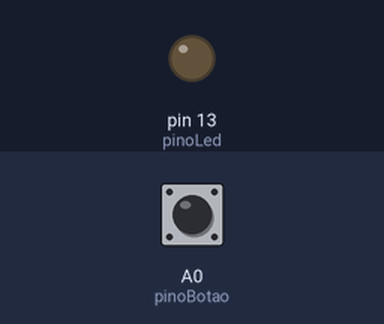
This sketch was run on a simulated Arduino Uno, built with avr-gcc and run on an emulated ATmega328P. Shown: output pins drawn as LEDs (lit = HIGH). Dashed ring = blinking. The inputs (shaded band) are chosen by the test bench; at power-on: A0 (pinoBotao) HIGH.

Above: at 1.2 s.
1.3 s: A0 (pinoBotao) pulled LOW for 3.2 s
At 4.47 s:
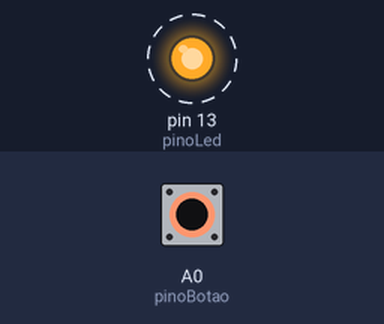
7.3 s: A0 (pinoBotao) pulled LOW for 0.15 s
At 8.1 s:
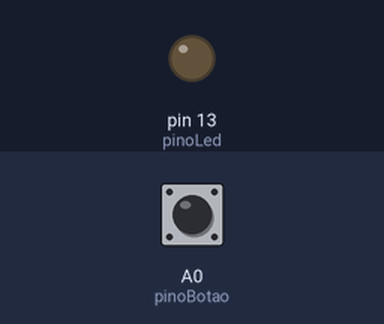
8.9 s: A0 (pinoBotao) pulled LOW for 1 s
At 11.2 s:
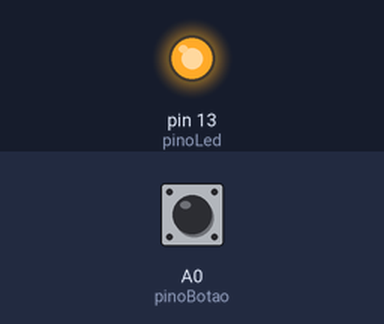
Timing chart, 0 to 16.5 s (numbered marks = the images above; inputs shaded):
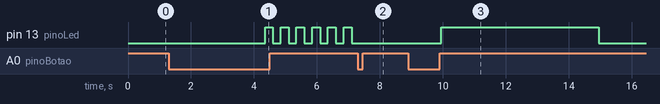

Measured:
- after the input at 1.3 s, pin 13 (pinoLed): alternates HIGH for 0.25 s and LOW for 0.25 s, starting after 3.1 s
- after the input at 7.3 s, pin 13 (pinoLed): stops changing and stays LOW
- after the input at 8.9 s, pin 13 (pinoLed): LOW → HIGH after 1.1 s, → LOW 5.0 s later

The sketch:

mini-projeto-3.ino
```cpp
int pinoBotao = A0;
int pinoLed = 13;

int estadoAtual = 0; // 0 = desligado, 1 = ligado, 2 = piscando

unsigned long tempoPressionado = 0;
unsigned long tempoMudancaEstado = 0;
unsigned long ultimoTempoPisca = 0;
unsigned long ultimoTempoDebounce = 0;

bool estadoBotao = HIGH; //HIGH = solto, LOW = pressionado, só para controlar melhor
bool ultimoEstadoLeitura = HIGH;
bool pressaoLonga = false;

void setup() {
  pinMode(pinoBotao, INPUT_PULLUP);
  pinMode(pinoLed, OUTPUT);
  digitalWrite(pinoLed, LOW);
}

void loop() {
  bool leitura = digitalRead(pinoBotao);

  // debounce
  if (leitura != ultimoEstadoLeitura) {
    ultimoTempoDebounce = millis();
  }
  // 50 ms de debounce, só ler após esse tempo
  if ((millis() - ultimoTempoDebounce) > 50) {
    if (leitura != estadoBotao) {
      estadoBotao = leitura;
      // esse bloco ocorre enquanto o botão estiver sendo apertado
      if (estadoBotao == LOW) {
        tempoPressionado = millis();
        pressaoLonga = false;

        // se estiver piscando, desliga imediatamente ao pressionar
        if (estadoAtual == 2) {
          estadoAtual = 0;
          tempoMudancaEstado = millis();
          digitalWrite(pinoLed, LOW);
          pressaoLonga = true; // evitar ação extra ao soltar
        }

      } else { // botão foi solto
        if (!pressaoLonga) {
          switch (estadoAtual) {
            case 0: // de desligado para ligado
              estadoAtual = 1;
              tempoMudancaEstado = millis();
              digitalWrite(pinoLed, HIGH);
              break;
            case 1: // de ligado para desligado
              estadoAtual = 0;
              tempoMudancaEstado = millis();
              digitalWrite(pinoLed, LOW);
              break;
          }
        }
      }
    }
  }

  // regras de tempo rodando continuamente
  switch (estadoAtual) {
    case 0:
      // segurou por 3 segundos
      if (estadoBotao == LOW && !pressaoLonga) {
        if (millis() - tempoPressionado >= 3000) {
          estadoAtual = 2; // muda para piscando
          tempoMudancaEstado = millis();
          ultimoTempoPisca = millis();
          digitalWrite(pinoLed, HIGH);
          pressaoLonga = true;
        }
      }
      break;

    case 1:
      // passou 5 segundos
      if (millis() - tempoMudancaEstado >= 5000) {
        estadoAtual = 0; // desliga
        tempoMudancaEstado = millis();
        digitalWrite(pinoLed, LOW);
      }
      break;

    case 2:
      // passou 5 segundos
      if (millis() - tempoMudancaEstado >= 5000) {
        estadoAtual = 0; // desliga
        tempoMudancaEstado = millis();
        digitalWrite(pinoLed, LOW);
      } else {
        // continua piscando enquanto não der 5 segundos
        if (millis() - ultimoTempoPisca >= 250) {
          ultimoTempoPisca = millis();
          digitalWrite(pinoLed, !digitalRead(pinoLed));
        }
      }
      break;
  }
  ultimoEstadoLeitura = leitura;
}
```

controle-com-offset.cpp
```cpp
int offset = 0;
void setup() {
  pinMode(A3, INPUT);
  pinMode(10, OUTPUT);
  pinMode(2,INPUT_PULLUP);
  Serial.begin(9600);
}

void loop() {

  int valor_lido = analogRead(A3);
  int novo_valor = map(valor_lido,offset,1023,0,255);
  int botao = digitalRead(2);

  if(Serial.available()){
    char letra = Serial.read();
    if(letra == 'r' || letra  == 'R'){
      offset = 0;
    }
  }
  if(valor_lido<=offset){
    analogWrite(10, LOW);

  }

  else{
  analogWrite(10, novo_valor);
  Serial.println(offset);
  if(botao == 0){
    analogWrite(10, offset);
    offset = valor_lido;
    }
  }

}
```
